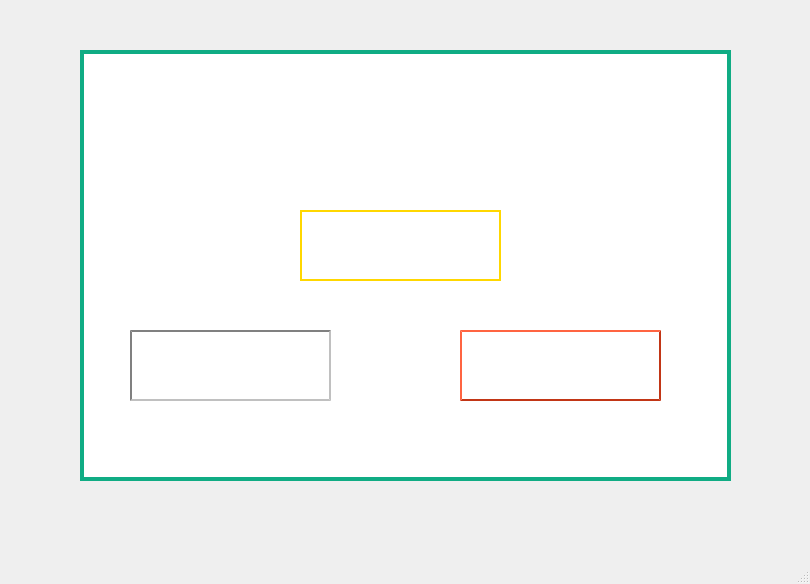
<?xml version="1.0" encoding="UTF-8"?>
<ui version="4.0">
 <class>winner_3nafare_game</class>
 <widget class="QMainWindow" name="winner_3nafare_game">
  <property name="geometry">
   <rect>
    <x>0</x>
    <y>0</y>
    <width>810</width>
    <height>584</height>
   </rect>
  </property>
  <property name="windowTitle">
   <string>MainWindow</string>
  </property>
  <widget class="QWidget" name="centralwidget">
   <widget class="QGroupBox" name="groupBox">
    <property name="geometry">
     <rect>
      <x>80</x>
      <y>50</y>
      <width>651</width>
      <height>431</height>
     </rect>
    </property>
    <property name="styleSheet">
     <string notr="true">border : 4px solid #10ac84 ;
background-color : white ;</string>
    </property>
    <property name="title">
     <string/>
    </property>
    <widget class="QLabel" name="threeperson_label">
     <property name="geometry">
      <rect>
       <x>380</x>
       <y>280</y>
       <width>201</width>
       <height>71</height>
      </rect>
     </property>
     <property name="styleSheet">
      <string notr="true">border : 2px outset #c23616 ;
text-align : center ;
font: 20pt &quot;Bodoni MT Condensed&quot;;</string>
     </property>
     <property name="text">
      <string/>
     </property>
    </widget>
    <widget class="QLabel" name="oneperson_label">
     <property name="geometry">
      <rect>
       <x>220</x>
       <y>160</y>
       <width>201</width>
       <height>71</height>
      </rect>
     </property>
     <property name="styleSheet">
      <string notr="true">border : 2px solid gold ;
text-align : center ;
font: 20pt &quot;Bodoni MT Condensed&quot;;</string>
     </property>
     <property name="text">
      <string/>
     </property>
    </widget>
    <widget class="QLabel" name="twoperson_label">
     <property name="geometry">
      <rect>
       <x>50</x>
       <y>280</y>
       <width>201</width>
       <height>71</height>
      </rect>
     </property>
     <property name="styleSheet">
      <string notr="true">border : 2px inset grey ;
text-align : center ;
font: 20pt &quot;Bodoni MT Condensed&quot;;</string>
     </property>
     <property name="text">
      <string/>
     </property>
    </widget>
    <widget class="QLabel" name="label_4">
     <property name="geometry">
      <rect>
       <x>440</x>
       <y>140</y>
       <width>121</width>
       <height>131</height>
      </rect>
     </property>
     <property name="styleSheet">
      <string notr="true">border : none ;
image: url(:/copper.png);</string>
     </property>
     <property name="text">
      <string/>
     </property>
    </widget>
    <widget class="QLabel" name="label_5">
     <property name="geometry">
      <rect>
       <x>260</x>
       <y>20</y>
       <width>121</width>
       <height>131</height>
      </rect>
     </property>
     <property name="styleSheet">
      <string notr="true">border : none ;
image : url(:/gold.png) ;</string>
     </property>
     <property name="text">
      <string/>
     </property>
    </widget>
    <widget class="QLabel" name="label_6">
     <property name="geometry">
      <rect>
       <x>60</x>
       <y>140</y>
       <width>151</width>
       <height>131</height>
      </rect>
     </property>
     <property name="styleSheet">
      <string notr="true">border : none ;
image: url(:/silver.png);</string>
     </property>
     <property name="text">
      <string/>
     </property>
    </widget>
   </widget>
  </widget>
  <widget class="QMenuBar" name="menubar">
   <property name="geometry">
    <rect>
     <x>0</x>
     <y>0</y>
     <width>810</width>
     <height>26</height>
    </rect>
   </property>
  </widget>
  <widget class="QStatusBar" name="statusbar"/>
 </widget>
 <resources/>
 <connections/>
</ui>
